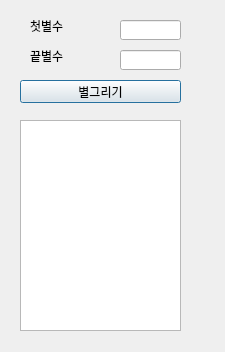
<?xml version="1.0" encoding="UTF-8"?>
<ui version="4.0">
 <class>Dialog</class>
 <widget class="QDialog" name="Dialog">
  <property name="geometry">
   <rect>
    <x>0</x>
    <y>0</y>
    <width>225</width>
    <height>352</height>
   </rect>
  </property>
  <property name="windowTitle">
   <string>Dialog</string>
  </property>
  <widget class="QLabel" name="lbl_first">
   <property name="geometry">
    <rect>
     <x>30</x>
     <y>20</y>
     <width>56</width>
     <height>12</height>
    </rect>
   </property>
   <property name="text">
    <string>첫별수</string>
   </property>
  </widget>
  <widget class="QLabel" name="lbl_last">
   <property name="geometry">
    <rect>
     <x>30</x>
     <y>50</y>
     <width>56</width>
     <height>12</height>
    </rect>
   </property>
   <property name="text">
    <string>끝별수</string>
   </property>
  </widget>
  <widget class="QLineEdit" name="le_first">
   <property name="geometry">
    <rect>
     <x>120</x>
     <y>20</y>
     <width>61</width>
     <height>20</height>
    </rect>
   </property>
  </widget>
  <widget class="QLineEdit" name="le_last">
   <property name="geometry">
    <rect>
     <x>120</x>
     <y>50</y>
     <width>61</width>
     <height>20</height>
    </rect>
   </property>
  </widget>
  <widget class="QPushButton" name="pb">
   <property name="geometry">
    <rect>
     <x>20</x>
     <y>80</y>
     <width>161</width>
     <height>23</height>
    </rect>
   </property>
   <property name="text">
    <string>별그리기</string>
   </property>
  </widget>
  <widget class="QPlainTextEdit" name="pte">
   <property name="geometry">
    <rect>
     <x>20</x>
     <y>120</y>
     <width>161</width>
     <height>211</height>
    </rect>
   </property>
  </widget>
 </widget>
 <resources/>
 <connections/>
</ui>
